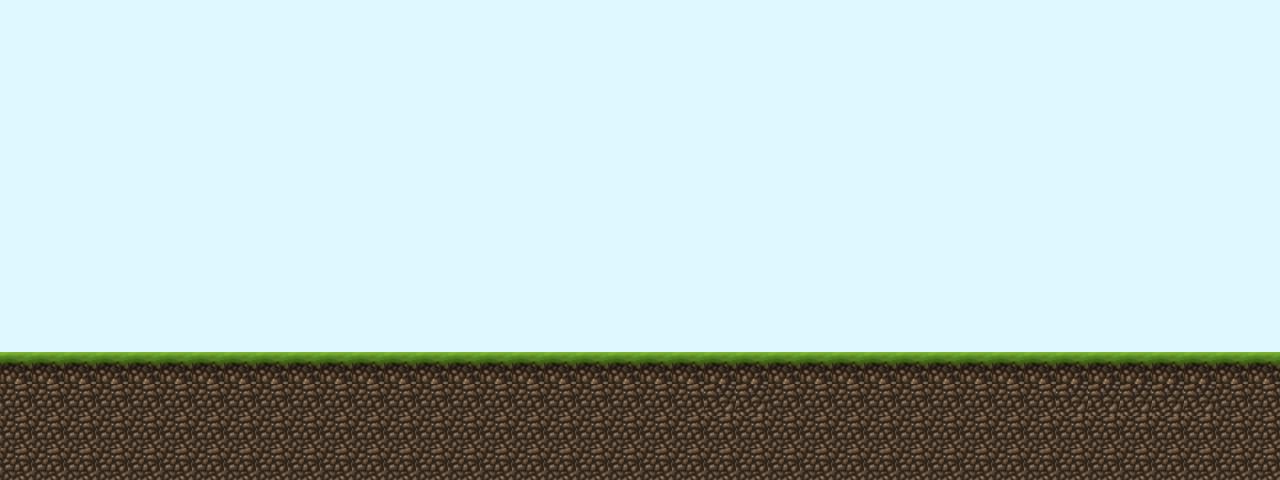

Below is a game level as drawn by its tile map, then a one-line description and the .tmx that defines it (tile-layer data replaced by summaries):
An orthogonal 40x15 tile map with 32x32 px tiles, 2 tile layers (Tile Layer 1, Tile Layer 2), 2 tilesets and 1 object (Player).

<map version="1.0" orientation="orthogonal" renderorder="right-down" width="40" height="15" tilewidth="32" tileheight="32" nextobjectid="2">
 <properties>
  <property name="Guy" value="assets/dirtyharry.png" />
 </properties>
 <tileset firstgid="1" name="BG" tilewidth="32" tileheight="32" spacing="2" margin="2">
  <image source="../../../gamedemo6/gamedemo6/assets/BG.png" width="1000" height="750" />
 </tileset>
 <tileset firstgid="639" name="basic_ground_tileset" tilewidth="32" tileheight="32" spacing="2" margin="2">
  <image source="../../../gamedemo6/gamedemo6/assets/basic_ground_tileset.png" width="200" height="200" />
 </tileset>
 <layer name="Tile Layer 1" width="40" height="15">
  <data>[600 cells, 459 non-empty, 4 distinct tile ids]</data>
 </layer>
 <layer name="Tile Layer 2" width="40" height="15">
  <properties>
   <property name="collidable" value="true" />
  </properties>
  <data>[600 cells, 160 non-empty, 3 distinct tile ids]</data>
 </layer>
 <objectgroup name="Object Layer 1">
  <properties>
   <property name="animSpeed" value="0" />
   <property name="callbackID" value="0" />
   <property name="numFrames" value="8" />
   <property name="textureHeight" value="81" />
   <property name="textureID" value="Guy" />
   <property name="textureWidth" value="80" />
  </properties>
  <object id="1" name="Guy" type="Player" x="35.9842" y="303.016" width="45.7273" height="40.4847" rotation="-1.83467" />
 </objectgroup>
</map>
